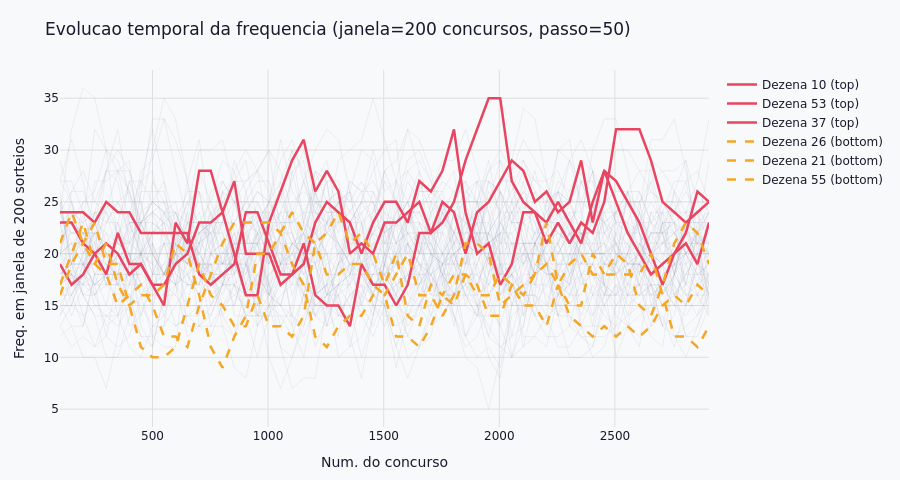

The cell this chart's notebook holds for it:
### Markdown cell above
### 6. Evolução temporal da frequência

Frequência de cada dezena calculada em uma **janela deslizante de 200 sorteios** (passo de 50). Em vez de olhar o histórico completo de uma vez, acompanhamos como a frequência relativa oscila ao longo do tempo.

Em destaque: as 3 dezenas **historicamente mais frequentes** (vermelho) e as 3 **menos frequentes** (âmbar). As demais ficam em cinza — clique na legenda para isolar traces.

> Se o processo for estacionário e aleatório, as frequências em janela devem oscilar **sem tendência persistente** ao longo do tempo. Qualquer aparente "fase quente" de uma dezena deve ser interpretada com cautela: com 60 dezenas sendo monitoradas simultaneamente, algumas sempre vão parecer estar em ciclo — mesmo em dados completamente aleatórios.

### Code cell
WINDOW = 200
STEP   = 50

freq_total = Counter(all_dezenas())
top3 = [n for n, _ in freq_total.most_common(3)]
bot3 = [n for n, _ in sorted(freq_total.items(), key=lambda x: x[1])[:3]]

janelas = []
for start in range(0, len(df) - WINDOW + 1, STEP):
    bloco      = df.iloc[start: start + WINDOW]
    freq_bloco = Counter(bloco[DEZENA_COLS].values.flatten())
    c_meio     = int(bloco["numero"].median())
    for d in range(1, 61):
        janelas.append({"concurso": c_meio, "dezena": d, "freq": freq_bloco.get(d, 0)})

df_ev = pd.DataFrame(janelas)

fig = go.Figure()

# Fundo: todas as dezenas em cinza
for dezena in range(1, 61):
    if dezena in top3 or dezena in bot3:
        continue
    sub = df_ev[df_ev["dezena"] == dezena].sort_values("concurso")
    fig.add_trace(go.Scatter(
        x=sub["concurso"], y=sub["freq"],
        mode="lines",
        line=dict(color=MUTED, width=0.5),
        opacity=0.25,
        showlegend=False,
        hoverinfo="skip",
    ))

# Destaque: top3 e bot3
for dezena in top3:
    sub = df_ev[df_ev["dezena"] == dezena].sort_values("concurso")
    fig.add_trace(go.Scatter(
        x=sub["concurso"], y=sub["freq"],
        mode="lines",
        name=f"Dezena {dezena} (top)",
        line=dict(color=ACCENT, width=2.5),
        hovertemplate=f"Dezena {dezena}<br>Concurso: %{{x}}<br>Freq: %{{y}}<extra></extra>",
    ))

for dezena in bot3:
    sub = df_ev[df_ev["dezena"] == dezena].sort_values("concurso")
    fig.add_trace(go.Scatter(
        x=sub["concurso"], y=sub["freq"],
        mode="lines",
        name=f"Dezena {dezena} (bottom)",
        line=dict(color=HIGHLIGHT, width=2.5, dash="dash"),
        hovertemplate=f"Dezena {dezena}<br>Concurso: %{{x}}<br>Freq: %{{y}}<extra></extra>",
    ))

fig.update_layout(
    **LAYOUT,
    title=f"Evolucao temporal da frequencia (janela={WINDOW} concursos, passo={STEP})",
    xaxis=dict(title="Num. do concurso", gridcolor="#e0e0e0"),
    yaxis=dict(title=f"Freq. em janela de {WINDOW} sorteios", gridcolor="#e0e0e0"),
    height=480,
)
fig.write_html(EXPORTS / "eda_06_evolucao_temporal.html")
fig.show()

print(f"Top 3: {top3} | Bottom 3: {bot3}")
